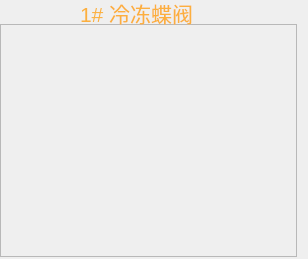
<?xml version="1.0" encoding="UTF-8"?>
<ui version="4.0">
 <class>ButterflyValve</class>
 <widget class="QWidget" name="ButterflyValve">
  <property name="geometry">
   <rect>
    <x>0</x>
    <y>0</y>
    <width>308</width>
    <height>259</height>
   </rect>
  </property>
  <property name="windowTitle">
   <string>Form</string>
  </property>
  <widget class="QFrame" name="frame">
   <property name="geometry">
    <rect>
     <x>0</x>
     <y>24</y>
     <width>297</width>
     <height>233</height>
    </rect>
   </property>
   <property name="styleSheet">
    <string notr="true">#frame{
border-image: url(:/UI/Widget/System_Bump_3.png);}</string>
   </property>
   <property name="frameShape">
    <enum>QFrame::StyledPanel</enum>
   </property>
   <property name="frameShadow">
    <enum>QFrame::Raised</enum>
   </property>
  </widget>
  <widget class="QLabel" name="label">
   <property name="geometry">
    <rect>
     <x>80</x>
     <y>0</y>
     <width>121</width>
     <height>25</height>
    </rect>
   </property>
   <property name="palette">
    <palette>
     <active>
      <colorrole role="WindowText">
       <brush brushstyle="SolidPattern">
        <color alpha="255">
         <red>252</red>
         <green>175</green>
         <blue>62</blue>
        </color>
       </brush>
      </colorrole>
     </active>
     <inactive>
      <colorrole role="WindowText">
       <brush brushstyle="SolidPattern">
        <color alpha="255">
         <red>252</red>
         <green>175</green>
         <blue>62</blue>
        </color>
       </brush>
      </colorrole>
     </inactive>
     <disabled>
      <colorrole role="WindowText">
       <brush brushstyle="SolidPattern">
        <color alpha="255">
         <red>190</red>
         <green>190</green>
         <blue>190</blue>
        </color>
       </brush>
      </colorrole>
     </disabled>
    </palette>
   </property>
   <property name="font">
    <font>
     <pointsize>16</pointsize>
    </font>
   </property>
   <property name="text">
    <string>1# 冷冻蝶阀</string>
   </property>
  </widget>
 </widget>
 <resources/>
 <connections/>
</ui>
